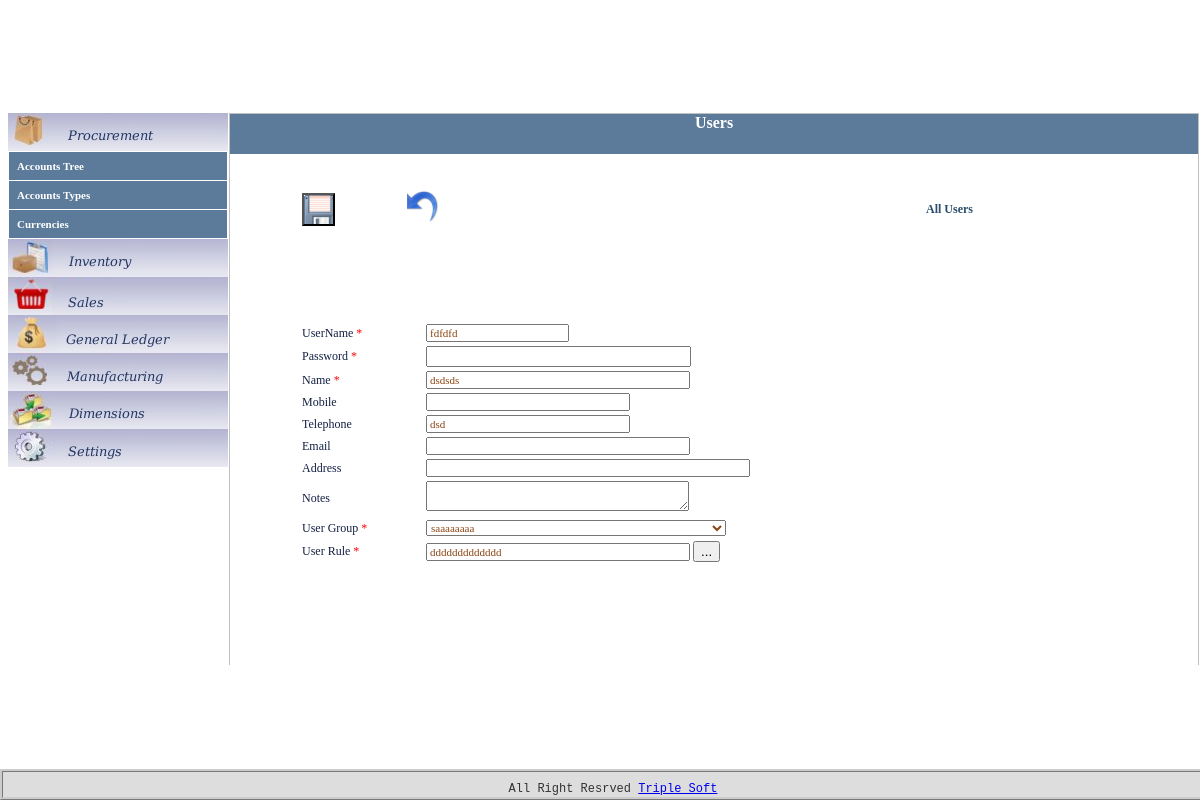
Page /ums/users/go_form/6/edit on the committed database.
### tables this page shows
CREATE TABLE IF NOT EXISTS `ums_users` (
  `id` int(11) NOT NULL AUTO_INCREMENT,
  `username` varchar(20) NOT NULL,
  `password` varchar(100) NOT NULL,
  `name` varchar(50) NOT NULL,
  `mobile` varchar(20) NOT NULL,
  `telephone` varchar(20) NOT NULL,
  `email` varchar(50) NOT NULL,
  `address` varchar(100) NOT NULL,
  `notes` varchar(200) NOT NULL,
  `user_group_id` int(11) NOT NULL,
  `user_rule_id` int(11) NOT NULL,
  `created_at` datetime NOT NULL,
  `create_user` int(11) NOT NULL,
  `updated_at` datetime NOT NULL,
  `update_user` int(11) NOT NULL,
  `are_canceled` tinyint(4) NOT NULL,
  `canceled_at` datetime NOT NULL,
  `cancel_user` int(11) NOT NULL,
  PRIMARY KEY (`id`)
);

CREATE TABLE IF NOT EXISTS `ums_users_groups` (
  `id` int(11) NOT NULL AUTO_INCREMENT,
  `code` varchar(10) NOT NULL,
  `name` varchar(50) NOT NULL,
  `notes` varchar(100) NOT NULL,
  `created_at` datetime NOT NULL,
  `create_user` int(11) NOT NULL,
  `updated_at` datetime NOT NULL,
  `update_user` int(11) NOT NULL,
  `are_canceled` tinyint(4) NOT NULL,
  `canceled_at` datetime NOT NULL,
  `cancel_user` int(11) NOT NULL,
  PRIMARY KEY (`id`)
);

CREATE TABLE IF NOT EXISTS `ums_users_rules` (
  `id` int(11) unsigned NOT NULL AUTO_INCREMENT,
  `code` varchar(10) NOT NULL,
  `name` varchar(100) NOT NULL,
  `position` tinyint(10) unsigned NOT NULL DEFAULT '0',
  `parent_id` int(11) unsigned NOT NULL DEFAULT '0',
  `notes` varchar(100) NOT NULL,
  `created_at` datetime NOT NULL,
  `create_user` int(11) NOT NULL,
  `updated_at` datetime NOT NULL,
  `update_user` int(11) NOT NULL,
  `are_canceled` tinyint(4) NOT NULL,
  `canceled_at` datetime NOT NULL,
  `cancel_user` int(11) NOT NULL,
  PRIMARY KEY (`id`)
);

### application/controllers/ums/users.php (called while the page is built, shortened)
<?
class Users extends Controller
{
	function Users()
	{
		$this->load->model('ums/Users_model','Users_model',True);
		 $this->load->view('ums/users/functions');
	}
	function go_form($id, $mode)
	{
        if($id!=0)
        {
			$data['users_row'] = $this->Users_model->get_by_id($id);
        }
        $data['mode']= $mode;
		$this->load->view('ums/users/form',$data);
	}
}
?>

### CodeIgniter_1_7_2/system/codeigniter/CodeIgniter.php (called while the page is built, shortened)
<?php  if ( ! defined('BASEPATH')) exit('No direct script access allowed');
$EXT =& load_class('Hooks');
$EXT->_call_hook('pre_system');
$URI =& load_class('URI');
$RTR =& load_class('Router');
$method = $RTR->fetch_method();
$EXT->_call_hook('pre_controller');
$CI = new $class();
if ($RTR->scaffolding_request === TRUE)
{
	if ($EXT->_call_hook('scaffolding_override') === FALSE)
	{
		$CI->_ci_scaffolding();
	}
}
else
{
	if (method_exists($CI, '_remap'))
	{
		$CI->_remap($method);
	}
	else
	{
		call_user_func_array(array(&$CI, $method), array_slice($URI->rsegments, 2));
	}
}

### index.php (called while the page is built, shortened)
<?php
require_once BASEPATH.'codeigniter/CodeIgniter'.EXT;

### application/models/ums/users_model.php (called while the page is built, shortened)
<?php
class Users_model extends Model
{
		function get_by_id($id)
	    {
	    	$this->db->select('`ums_users.id`,`ums_users.username`,`ums_users.password`,`ums_users.name`,`ums_users.mobile`,`ums_users.telephone`,`ums_users.email`,`ums_users.address`,`ums_users.notes`,`ums_users.user_group_id`,`ums_users.user_rule_id`,`ums_users.are_canceled`,`ums_users.updated_at`,`ums_users_groups.name` as `group`,`ums_users_rules.name` as `rule`');
	     	$this->db->from('ums_users');
	    	$this->db->join('ums_users_rules', 'ums_users_rules.id = ums_users.user_rule_id', 'left');
	    	$this->db->join('ums_users_groups', 'ums_users_groups.id = ums_users.user_group_id', 'left');
	    	$this->db->where("ums_users.id", $id);
	    	$query = $this->db->get();
        	return ($query->num_rows > 0) ? $query->row() : array();
	    }
}
?>

### CodeIgniter_1_7_2/system/codeigniter/Base5.php (called while the page is built)
<?php  if ( ! defined('BASEPATH')) exit('No direct script access allowed');
class CI_Base {
	private static $instance;
	public function CI_Base()
	{
		self::$instance =& $this;
	}
	public static function &get_instance()
	{
		return self::$instance;
	}
}
function &get_instance()
{
	return CI_Base::get_instance();
}

### CodeIgniter_1_7_2/system/codeigniter/Common.php (called while the page is built, shortened)
<?php  if ( ! defined('BASEPATH')) exit('No direct script access allowed');
function &get_config()
{
	static $main_conf;
	if ( ! isset($main_conf))
	{
		$main_conf[0] =& $config;
	}
	return $main_conf[0];
}

### application/config/config.php (called while the page is built)
<?php  if ( ! defined('BASEPATH')) exit('No direct script access allowed');
$config['base_url']	= "http://localhost/account/";
$config['index_page'] = "index.php";
$config['uri_protocol']	= "PATH_INFO";
$config['url_suffix'] = "";
$config['language']	= "english";
$config['charset'] = "UTF-8";
$config['enable_hooks'] = FALSE;
$config['subclass_prefix'] = 'MY_';
$config['permitted_uri_chars'] = 'a-z 0-9~%.:_\-';
$config['enable_query_strings'] = FALSE;
$config['controller_trigger'] 	= 'c';
$config['function_trigger'] 	= 'm';
$config['directory_trigger'] 	= 'd';
$config['log_threshold'] = 0;
$config['log_path'] = '';
$config['log_date_format'] = 'Y-m-d H:i:s';
$config['cache_path'] = '';
$config['encryption_key'] = "";
$config['sess_cookie_name']		= 'ci_session';
$config['sess_expiration']		= 7200;
$config['sess_encrypt_cookie']	= FALSE;
$config['sess_use_database']	= FALSE;
$config['sess_table_name']		= 'ci_sessions';
$config['sess_match_ip']		= FALSE;
$config['sess_match_useragent']	= TRUE;
$config['sess_time_to_update'] 	= 300;
$config['cookie_prefix']	= "";
$config['cookie_domain']	= "";
$config['cookie_path']		= "/";
$config['global_xss_filtering'] = FALSE;
$config['compress_output'] = FALSE;
$config['time_reference'] = 'local';
$config['rewrite_short_tags'] = FALSE;
$config['proxy_ips'] = '';

### application/models/ums/users_groups_model.php (called while the page is built, shortened)
<?php
class Users_groups_model extends Model
{
		function get_all_display_active()
	    {
	    	$this->db->select('`id`,`code`,`name`,`notes`');
	    	$this->db->where("are_canceled", 0);
	     	$this->db->order_by("id", "desc");
	    	$query = $this->db->get('ums_users_groups');
        	return $query->result();
	    }
}
?>

### application/views/includes/gui_tools.php (the view, shortened to what this page needs)
<?php
class GuiTools {
   public function beginTable($style='')
   {
     echo"<table style='$style' >";
   }
	public function endTable()
   {
     echo"</table>";
   }
 	public function beginRow($trHeight='20px')
   {
     echo"<tr height='$trHeight'>";
   }
	public function endRow()
   {
     echo"</tr>";
   }
   public function cellLabelTitle($tdWidth, $text)
   {
     echo"<td width='$tdWidth' ><label style='color: #142044; font-family:tahoma; font-size: 12px;' >$text</label></td>";
   }
   public function cellLabelTitle_Required($tdWidth, $text)
   {
     echo"<td width='$tdWidth' ><label style='color: #142044; font-family:tahoma; font-size: 12px;' >$text<span style='color:red'> *</span></label></td>";
   }
   public function cellTextbox($tdWidth,$txtSize, $txtLength, $txtId,$txtName,$txtValue, $string_added='')
   {
     echo"<td width='$tdWidth'><input type='text' size='$txtSize' maxlength='$txtLength' id='$txtId' name='$txtName' value='$txtValue' $string_added style='color:#8B4513; font-family:tahoma; font-size: 11px;'/></td>";
   }
   public function cellTextarea($tdWidth, $txtareaId,$txtareaName, $txtareaRows, $txtareaCols, $txtareaValue, $string_added='')
   {
     echo"<td width='$tdWidth'><textarea rows='$txtareaRows' cols='$txtareaCols' id='$txtareaId' name='$txtareaName' $string_added style='color:#8B4513; font-family:tahoma; font-size: 11px;'>$txtareaValue</textarea> </td>";
   }
	public function cellPassword($tdWidth,$pwSize, $pwLength, $pwId,$pwName , $string_added)
   {
     echo"<td width='$tdWidth'><input type='password' size='$pwSize' maxlength='$pwLength' id='$pwId' name='$pwName' $string_added /></td>";
   }
  	public function cellHidden($hdnId, $hdnName, $hdnValue)
   {
     echo"<td ><input type='hidden' id='$hdnId' name='$hdnName' value='$hdnValue' /></td>";
   }
}

### application/views/includes/dropdowns.php (shortened to what this page needs)
<?php
class Dropdowns {
	private $lbl_style;
	private $drpdwn_style;
   public function __construct() {
		$this->lbl_style="color: #142044; font-family:tahoma; font-size: 12px;";
		$this->drpdwn_style='color:#8B4513; font-family:tahoma; font-size: 11px; width:300px;';
   }
   public function tr_drpdwn_user_group($lbl_txt,$selected_id=0)
   	{
   		$tr_drpdwn="<tr height='20px'>";
   		$tr_drpdwn=$tr_drpdwn."<td width='120px' ><label style='".$this->lbl_style."'>$lbl_txt<span style='color:red'> *</span></label></td>";
   		$tr_drpdwn=$tr_drpdwn."<td width='200px' ><select name='drpdwn_user_group' id='drpdwn_user_group' style='".$this->drpdwn_style."' >";
     	$tr_drpdwn=$tr_drpdwn."<option value='0'></option>";
     	$users_groups_model=new Users_groups_model();
     	$arr=$users_groups_model->get_all_display_active();
     	foreach ($arr as $record)
      	{
      		$are_selected="";
      		if($selected_id==$record->id)
      		{
      			$are_selected="selected='selected'";
      		}
      	  $tr_drpdwn=$tr_drpdwn."<option value='". $record->id."' $are_selected>".$record->name."</option>";
      	}
     	$tr_drpdwn=$tr_drpdwn."</select></td>";
     	$tr_drpdwn=$tr_drpdwn."</tr>";
     	echo $tr_drpdwn;
   	}
}

### application/views/includes/popups.php (shortened to what this page needs)
<?php
class Popups {
	private $lbl_style;
   public function __construct() {
		$this->lbl_style="color: #142044; font-family:tahoma; font-size: 12px;";
  }
	public function tr_popup_user_rule($lbl_txt,$selected_id=0,$selected_name='')
   	{
   		$tr_popup="<tr height='20px'>";
   		$tr_popup=$tr_popup."<td width='120px' ><label style='".$this->lbl_style."'>$lbl_txt<span style='color:red'> *</span></label></td>";
   		$tr_popup=$tr_popup."<td width='200px' >
   		<input type='hidden' id='hdn_user_rule' name='hdn_user_rule' value='$selected_id'/>
   		<input type='text' size='40'  id='txt_user_rule' name='txt_user_rule' value='$selected_name' readonly='readonly'  style='color:#8B4513; font-family:tahoma; font-size: 11px;'/>
   		<input type='button' id='btn_user_rule' name='btn_user_rule' value='...' onclick=\"window.open('../../../users_rules/popup','Select Users Rule','width=600px,height=450px,toolbar=no,sizeable=0,  directories=no,status=yes,menubar=no,scrollbars=yes,copyhistory=yes');\" />
   		</td>";
     	$tr_popup=$tr_popup."</tr>";
     	echo $tr_popup;
   	}
}

### css/style.css (style rules this page uses)
body { margin: 10px auto; font: Verdana,Arial, Helvetica, sans-serif; background-color: #FFFFFF; }

### rows in the picture
ums_users: txt_username "fdfdfd", txt_name "dsdsds", txt_telephone "dsd", txt_user_rule "ddddddddddddd"
ums_users_groups: drpdwn_user_group "saaaaaaaa"

### other values in the picture
$this->lang->line('title') "Users"
$this->lang->line('lnk_view_all') "All Users"
$text "UserName Password Name"
$text "Mobile Telephone Email Address Notes"
$lbl_txt "User Group"
$lbl_txt "User Rule"
$this->lang->line('footer_developed_by') "All Right Resrved"
$this->lang->line('footer_company_site_link') "Triple Soft"
